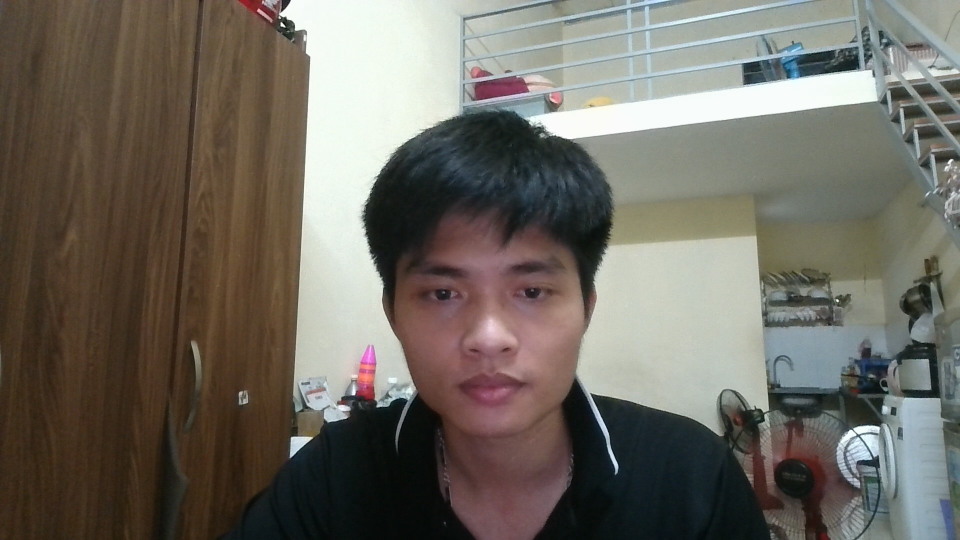
#> input picture data_img/WIN_20250507_18_34_52_Pro.jpg, 1920 x 1080 px (shown at 1/2 size)
$ python -i pre.py   (imports and definitions only)
#> lines starting #> are read from the running program, lines starting #| are printed output that depends on the picture
#> further down, picture is the input picture: shape (1080, 1920, 3); mean B, G, R 97, 105.8, 110.6
import cv2
import numpy as np
import face_recognition
from pathlib import Path

# ======== SETUP =========
TARGET_SIZE = (160, 160)

# ======== HÀM AUGMENTATION =========
def augment_face(face_img):
    augmented_faces = [face_img]

    # 1. Flip ngang
    flipped = cv2.flip(face_img, 1)
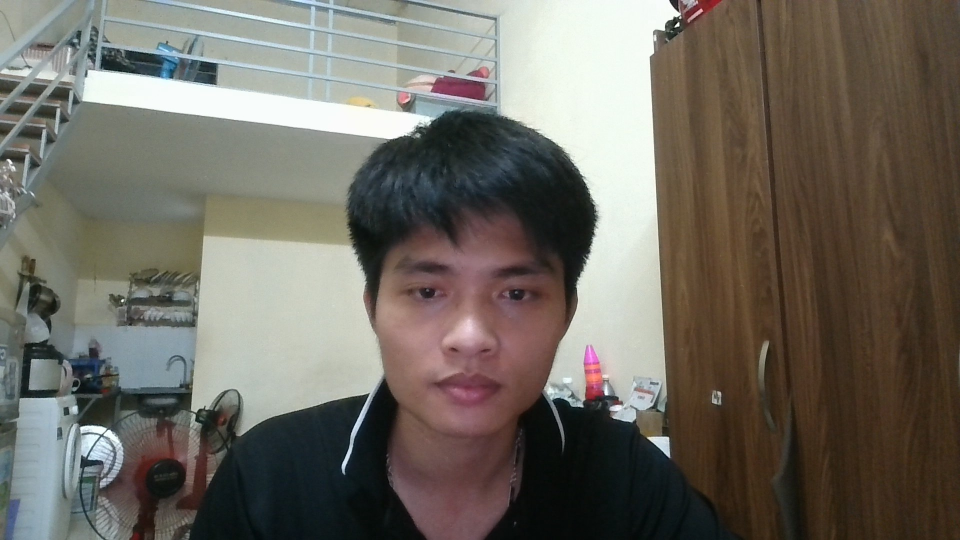
#> flipped: shape (1080, 1920, 3) (shown at 1/2 size); mean B, G, R 97, 105.8, 110.6
    augmented_faces.append(flipped)

    # 2. Tăng/giảm sáng
    def adjust_brightness(img, factor):
        hsv = cv2.cvtColor(img, cv2.COLOR_BGR2HSV)
        hsv[:, :, 2] = np.clip(hsv[:, :, 2] * factor, 0, 255)
        return cv2.cvtColor(hsv, cv2.COLOR_HSV2BGR)

    for factor in [0.8, 1.2]:
        augmented_faces.append(adjust_brightness(face_img, factor))
#> after the loop, augmented_faces = 4 items

    # 3. Làm mờ
    blurred = cv2.GaussianBlur(face_img, (5, 5), 0)
    augmented_faces.append(blurred)

    # 4. Xoay ±10 độ
    def rotate_image(img, angle):
        M = cv2.getRotationMatrix2D((TARGET_SIZE[0]//2, TARGET_SIZE[1]//2), angle, 1)
        return cv2.warpAffine(img, M, TARGET_SIZE)

    for angle in [-10, 10]:
        augmented_faces.append(rotate_image(face_img, angle))
#> after the loop, augmented_faces = 7 items

    return augmented_faces

# ======== DÒ MẶT VÀ CẮT =========
# [75 lines left out: functions detect_and_crop_face, preprocess_single_image, preprocess_all_images_in_folder, not called in this run]

# [4 lines not run here, left out]

>>> import cv2
>>> picture = cv2.imread('data_img/WIN_20250507_18_34_52_Pro.jpg')
>>> result = augment_face(picture)
#> result = 7 items

$ run again, on data_img/WIN_20250507_20_07_36_Pro.jpg
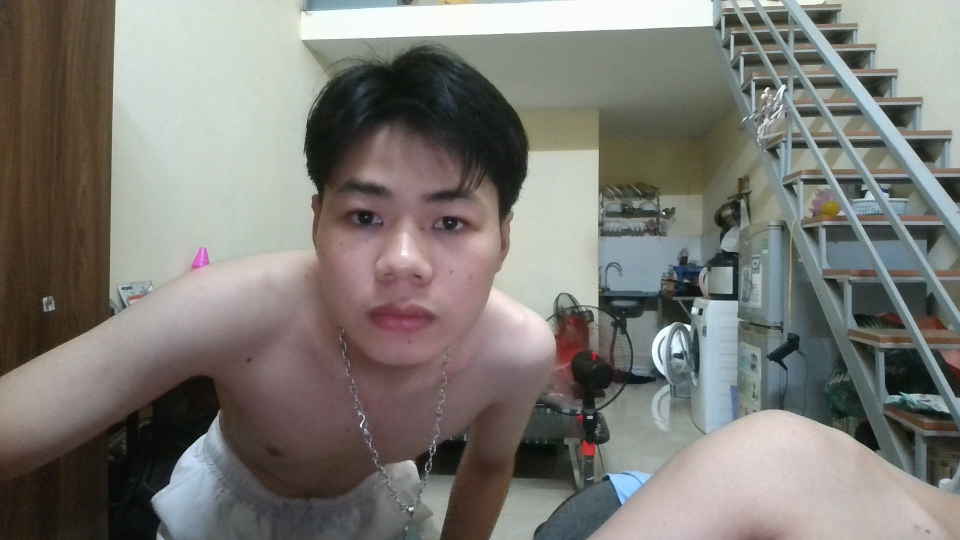
#> input picture data_img/WIN_20250507_20_07_36_Pro.jpg, 1920 x 1080 px (shown at 1/2 size)
#> picture is the input picture: shape (1080, 1920, 3); mean B, G, R 116.9, 122.3, 124.4
#> in augment_face, `flipped = cv2.flip(face_img, 1)`:
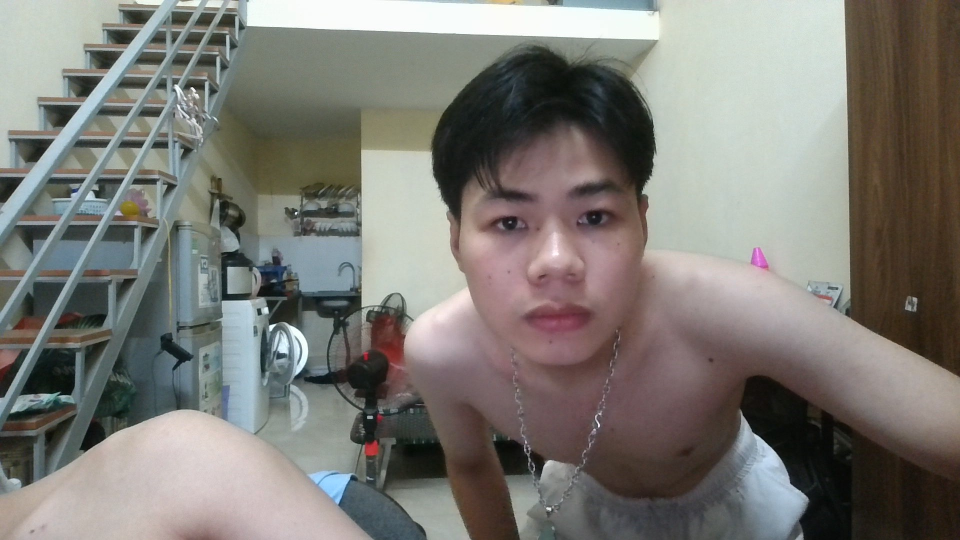
#> flipped: shape (1080, 1920, 3) (shown at 1/2 size); mean B, G, R 116.9, 122.3, 124.4
#> after the loop in augment_face, `for factor in [0.8, 1.2]:`: augmented_faces = 4 items
#> after the loop in augment_face, `for angle in [-10, 10]:`: augmented_faces = 7 items
